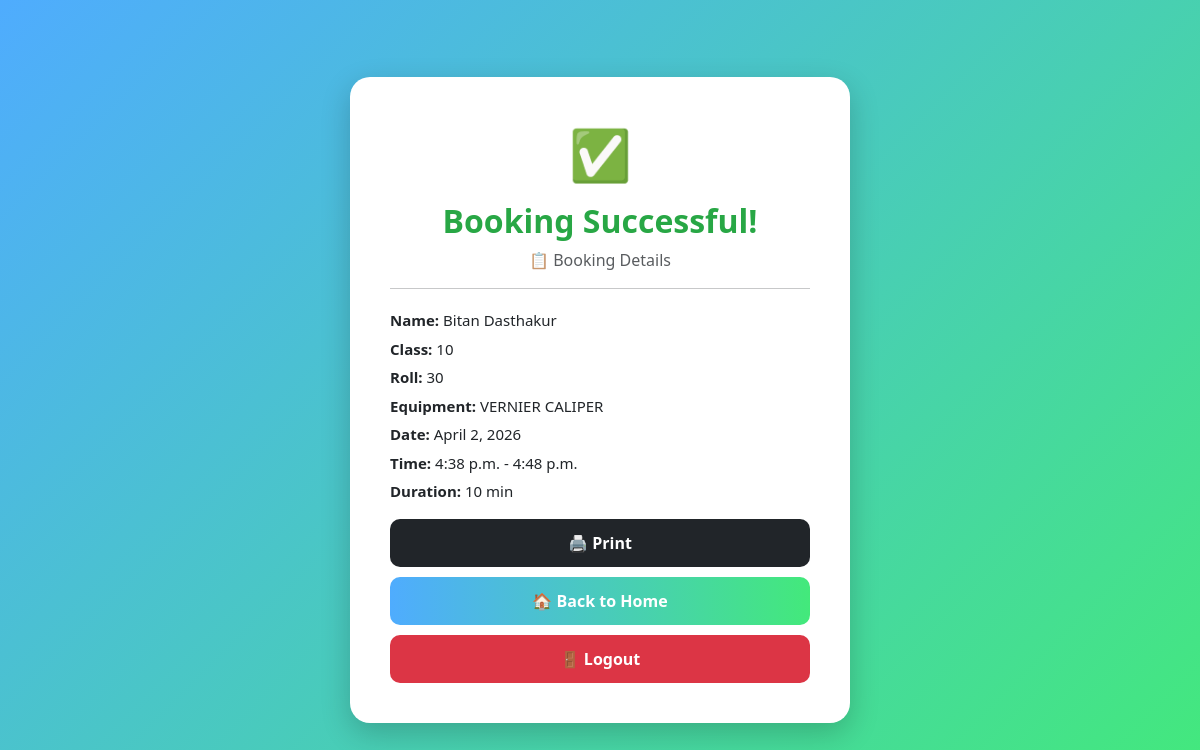
Page /success/38/ on the committed database.
### booking/models.py (models this page shows, shortened)
class Booking(models.Model):
    equipment = models.ForeignKey(Equipment, on_delete=models.CASCADE)
    name = models.CharField(max_length=100)
    student_class = models.CharField(max_length=50)
    roll = models.CharField(max_length=20)
    pin = models.CharField(max_length=10)
    quantity = models.IntegerField(default=1)
    booking_date = models.DateField()
    booking_time = models.TimeField()
    duration = models.IntegerField(default=60)
    purpose = models.TextField(blank=True, null=True)
    booked_at = models.DateTimeField(default=timezone.now)
    @property
    def end_time(self):
        from datetime import datetime, timedelta
        start = datetime.combine(self.booking_date, self.booking_time)
        end = start + timedelta(minutes=self.duration)
        return end.time()
    @property
    def duration_display(self):
        hours = self.duration // 60
        minutes = self.duration % 60
        if hours and minutes:
            return f"{hours} hour {minutes} min"
        elif hours:
            return f"{hours} hour"
        else:
            return f"{minutes} min"
    class Meta:
        ordering = ['-booking_date', '-booking_time']

class Equipment(models.Model):
    CATEGORY_CHOICES = [
        ('physics', 'Physics'),
        ('chemistry', 'Chemistry'),
        ('biology', 'Biology'),
        ('computer', 'Computer'),
        ('geography', 'Geography'),
    ]
    name = models.CharField(max_length=100)
    quantity = models.IntegerField()
    available = models.IntegerField(blank=True, null=True)
    category = models.CharField(
        max_length=20,
        choices=CATEGORY_CHOICES,
        default='physics'
    )

### booking/views.py (the view)
# urls.py: path('success/<int:booking_id>/', views.booking_success, name='booking_success'),
def booking_success(request, booking_id):
    booking = Booking.objects.get(id=booking_id)
    return render(request, 'success.html', {'booking': booking})

### booking/templates/success.html (shortened to what this page needs)
<!DOCTYPE html>
<html>
<head>
    <link href="https://cdn.jsdelivr.net/npm/bootstrap@5.3.0/dist/css/bootstrap.min.css" rel="stylesheet">
</head>
<body>
<div class="success-card">
    <div class="success-icon">✅</div>
    <h2 class="title">Booking Successful!</h2>
    <p class="text-muted">📋 Booking Details</p>
    <hr>
    <div class="details">
        <p><b>Name:</b> {{ booking.name }}</p>
        <p><b>Class:</b> {{ booking.student_class }}</p>
        <p><b>Roll:</b> {{ booking.roll }}</p>
        <p><b>Equipment:</b> {{ booking.equipment.name }}</p>
        <p><b>Date:</b> {{ booking.booking_date }}</p>
        <p><b>Time:</b> {{ booking.booking_time }} - {{ booking.end_time }}</p>
        <p><b>Duration:</b> {{ booking.duration_display }}</p>
    </div>
    <button onclick="window.print()" class="btn btn-print btn-custom w-100 no-print">
        🖨️ Print
    </button>
    <a href="/home/" class="btn btn-home btn-custom w-100 no-print">
        🏠 Back to Home
    </a>
    <a href="{% url 'logout' %}" class="btn btn-logout btn-custom w-100 no-print">
        🚪 Logout
    </a>
</div>
</body>
</html>

### booking/templates/success.html (style rules this page uses)
body { background: linear-gradient(135deg, #4facfe, #43e97b); min-height: 100vh; display: flex; align-items: center; justify-content: center; }
.success-card { background: #ffffff; border-radius: 20px; padding: 40px; width: 100%; max-width: 500px; box-shadow: 0 10px 30px rgba(0,0,0,0.2); text-align: center; animation: fadeIn 0.6s ease-in-out; }
.success-icon { font-size: 50px; color: #28a745; }
.title { font-weight: bold; margin-top: 10px; color: #28a745; }
.details { text-align: left; margin-top: 20px; }
.details p { margin: 6px 0; font-size: 15px; }
.btn-custom { margin-top: 10px; padding: 12px; border-radius: 10px; font-weight: bold; transition: 0.3s; }
.btn-home { background: linear-gradient(90deg, #4facfe, #43e97b); border: none; color: white; }
.btn-print { background: #212529; color: white; border: none; }
.btn-logout { background: #dc3545; color: white; border: none; }

### rows in the picture
Booking: name "Bitan Dasthakur", student_class "10", roll "30", equipment.name "VERNIER CALIPER", booking_date "April 2, 2026", booking_time "4:38 p.m.", end_time "4:48 p.m.", duration_display "10 min"
